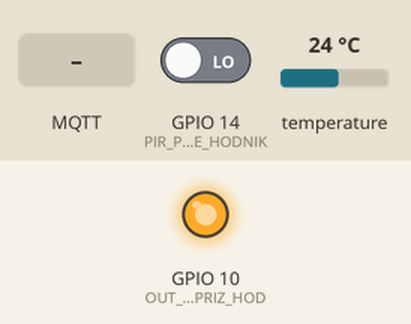
Recording of a sketch running on a simulated ESP8266 (NodeMCU). Shown: output pins drawn as LEDs (lit = HIGH). The inputs (shaded band) are chosen by the test bench; at power-on: GPIO 14 (PIR_PRIZEMLJE_HODNIK) LOW, temperature 24 °C. WiFi joins after 1.5 s; servers stay silent unless stated; random numbers use the default seed unless the sketch sets one; no MQTT or app messages arrive unless stated; what the sketch prints to the serial monitor is not drawn.

Above: at 0.1 s.
At 2.7 s:
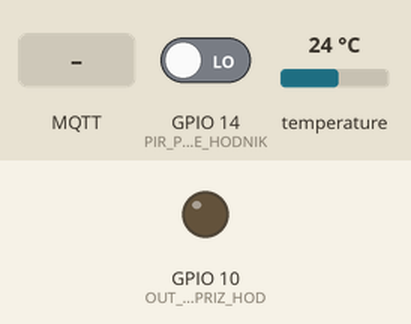
2.8 s: GPIO 14 (PIR_PRIZEMLJE_HODNIK) driven HIGH
10.6 s: MQTT message "OPEN" arrives on the first subscribed topic
12.2 s: GPIO 14 (PIR_PRIZEMLJE_HODNIK) driven LOW
Timing chart, 0 to 15.2 s (numbered marks = the images above; inputs shaded):
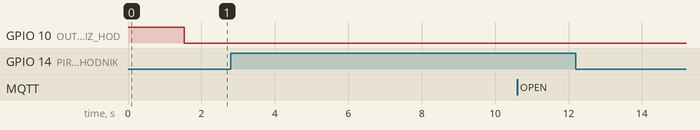

Measured:
- after the input at 2.8 s, every drawn part: stays the same
- after the input at 10.6 s, every drawn part: stays the same
- after the input at 12.2 s, every drawn part: stays the same

The sketch:

PRIZEMLJE_NOD_HODNIK_30102017.ino
```cpp
/*
Pir senzor svetla ispod terase na dvoristu.
MQTT : "kuca/Priz/ko3"   ---->  OPEN / CLOSE
MQTT : "kuca/Priz/tempPrizHod"
MAP  :  pir.map
30.05.2017
 Na samom senzoru je i povratna informacija o stanju dvorisne rasvete navezano za PIR senzor !
 Iz nekog razloga ova verzija ne gubi konekciju pretpostavljam da svaki klijent mora imati svoje ime    client.connect("ESP8266ClientPirPriz")!

*/
#include <OneWire.h>
#include <DallasTemperature.h>
#include <ESP8266WiFi.h>
#include <PubSubClient.h>

#define PIR_PRIZEMLJE_HODNIK    14      //  IN - PIR - D5
#define TEMP_PRIZEMLJE_HODNIK   12      //  IN - DS18B20 - D6
#define OUT_PIR_PRIZ_HOD        10      //  OUT - SDD3

unsigned long previousMillis = 0;
const long interval = 8000;            //  Interval slanja podataka

OneWire oneWire(TEMP_PRIZEMLJE_HODNIK);
DallasTemperature DS18B20(&oneWire);
DeviceAddress insideThermometer;


const char* ssid = "Zozon";
const char* password = "zozon1978";
const char* mqtt_server = "192.168.1.100";

int channel = 11;


WiFiClient espClient;
PubSubClient client(espClient);


int ko1=1;
int old_ko1=0;

float temp;
float tempOld = 0;
char msg1[10];

void setup_wifi() {

  delay(10);
  Serial.println();
  Serial.print("Connecting to ");
  Serial.println(ssid);

  WiFi.begin(ssid, password);

  while (WiFi.status() != WL_CONNECTED) {
    delay(500);
    Serial.print(".");
  }

  Serial.println("");
  Serial.println("WiFi connected");
  Serial.println("IP address: ");
  Serial.println(WiFi.localIP());
}


void callback(char* topic, byte* payload, unsigned int length) {
  int i=0;
  char message_buff[100];

//  Serial.print("Message arrived [");
//  Serial.print(topic);
//  Serial.print("] ");

  for (int i = 0; i < length; i++) {
       message_buff[i] = (char)payload[i];
//     Serial.print((char)payload[i]);
    }
   payload[length] = '\0';
   String strPayload = String((char*)payload);

//   Serial.println("");
//   Serial.print(String((char*)topic));
//   Serial.print("[");
//   Serial.print(strPayload);
//   Serial.println("]");


  if (String((char*)topic) == "kuca/Priz/ko3") {         // Prisustvo osobe u prizemlju
      if (strPayload == "OPEN") {                        // Ovjfjhfjfjyfyjfyf
        Serial.println("Neko se seta u prizemlju");
        digitalWrite(OUT_PIR_PRIZ_HOD, LOW);
                              }
       else {digitalWrite(OUT_PIR_PRIZ_HOD, HIGH);}
 }

}

void reconnect() {
  // Loop until we're reconnected
  while (!client.connected()) {
    Serial.print("Attempting MQTT connection...");
    // Attempt to connect
    if (client.connect("ESP8266ClientPirPriz")) {
      Serial.println("connected");
      // Once connected, publish an announcement...
      client.publish("PIR_ESP8266", "hello world");
      // ... and resubscribe
      client.subscribe("kuca/Priz/ko3");
    } else {
      Serial.print("failed, rc=");
      Serial.print(client.state());
      Serial.println(" try again in 5 seconds");
      // Wait 5 seconds before retrying
      delay(5000);
    }
  }
}

void setup() {

  pinMode(OUT_PIR_PRIZ_HOD,     OUTPUT);
  pinMode(PIR_PRIZEMLJE_HODNIK, INPUT_PULLUP);     // Senzor za svetlo
  pinMode(TEMP_PRIZEMLJE_HODNIK,INPUT_PULLUP);     // Temperatura prizemlja
  digitalWrite(OUT_PIR_PRIZ_HOD, HIGH);

  DS18B20.begin();
  Serial.begin(115200);
  setup_wifi();
  client.setServer(mqtt_server, 1883);
  client.setCallback(callback);

}

void loop() {

  digitalWrite(OUT_PIR_PRIZ_HOD, LOW);

  unsigned long currentMillis = millis();

  if (!client.connected()) {
    reconnect();
        }

  client.loop();
  delay(200);

  int ko1 = digitalRead(PIR_PRIZEMLJE_HODNIK);
  if (old_ko1 != ko1 ) {
     if ( ko1 == 1)   { client.publish("kuca/Priz/ko3", "OPEN");
                        Serial.println("PIR je OPEN");
                       }

     else           {  client.publish("kuca/Priz/ko3", "CLOSED");
                       Serial.println("PIR je CLOSED");
                       }
  }
     old_ko1 = ko1;


//****** Periodicno slanje temperature u hodniku prizemlja *************

 if (currentMillis - previousMillis >= interval) {
    previousMillis = currentMillis;

    digitalWrite(OUT_PIR_PRIZ_HOD, LOW);

   do {
          DS18B20.requestTemperatures();
          temp = DS18B20.getTempCByIndex(0);
          delay(10);
       } while (temp == 85.0 || temp == (-127.0));


  if (tempOld != temp) {
         dtostrf(temp,4,2,msg1);
         Serial.print("");
         Serial.print("Temperatura prizemlja je: ");
         Serial.println(msg1);
         client.publish("kuca/Priz/tempPrizHod",msg1);
         }
      tempOld = temp;

//****** Periodicno slanje stanja PIR  senzora u hodniku   *************
   ko1 = digitalRead(PIR_PRIZEMLJE_HODNIK);
   if ( ko1 == 1)   { client.publish("kuca/Priz/ko3", "OPEN");
                        Serial.println("PIR je OPEN");
                       }

   else           {  client.publish("kuca/Priz/ko3", "CLOSED");
                       Serial.println("PIR je CLOSED");
                       }

//****** Periodicno slanje random broja 0-9 PIR senzora u hodniku   *************

   char msgRand1[2];
   dtostrf(random(0,10),1,0,msgRand1);
   client.publish("kuca/Priz/PrizHodPIRrandom",msgRand1 );

    }


}
```
